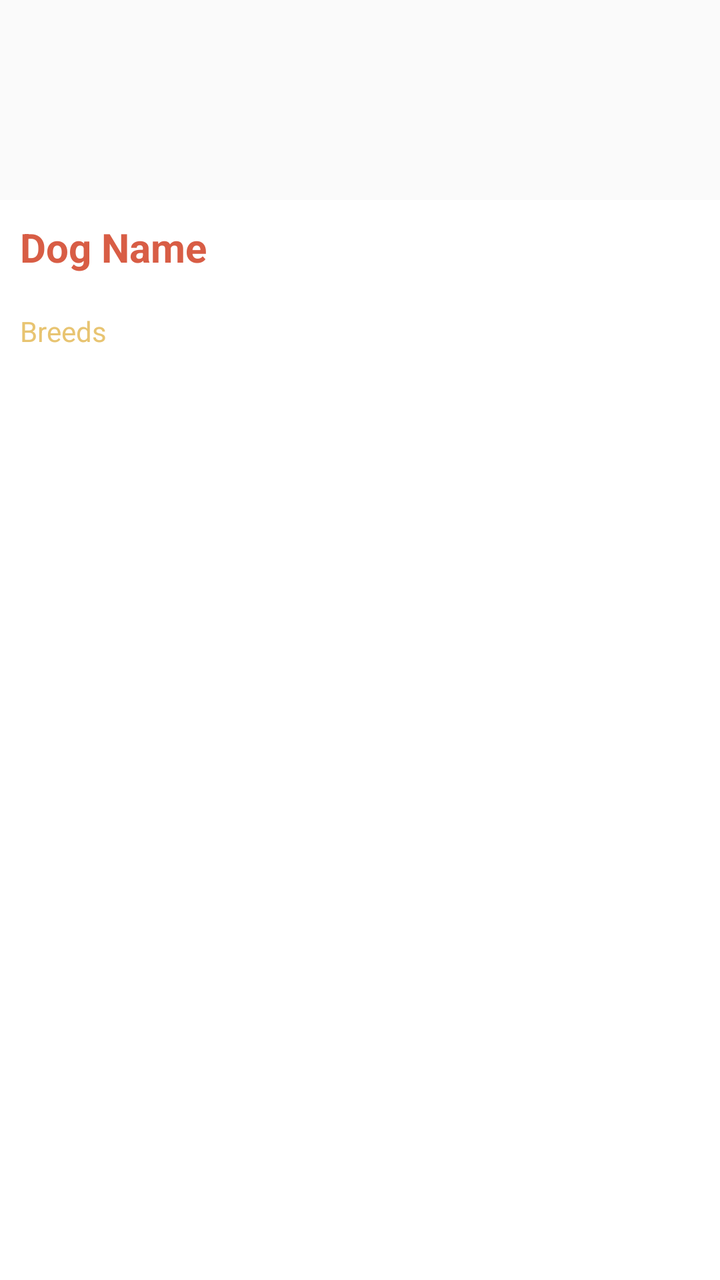
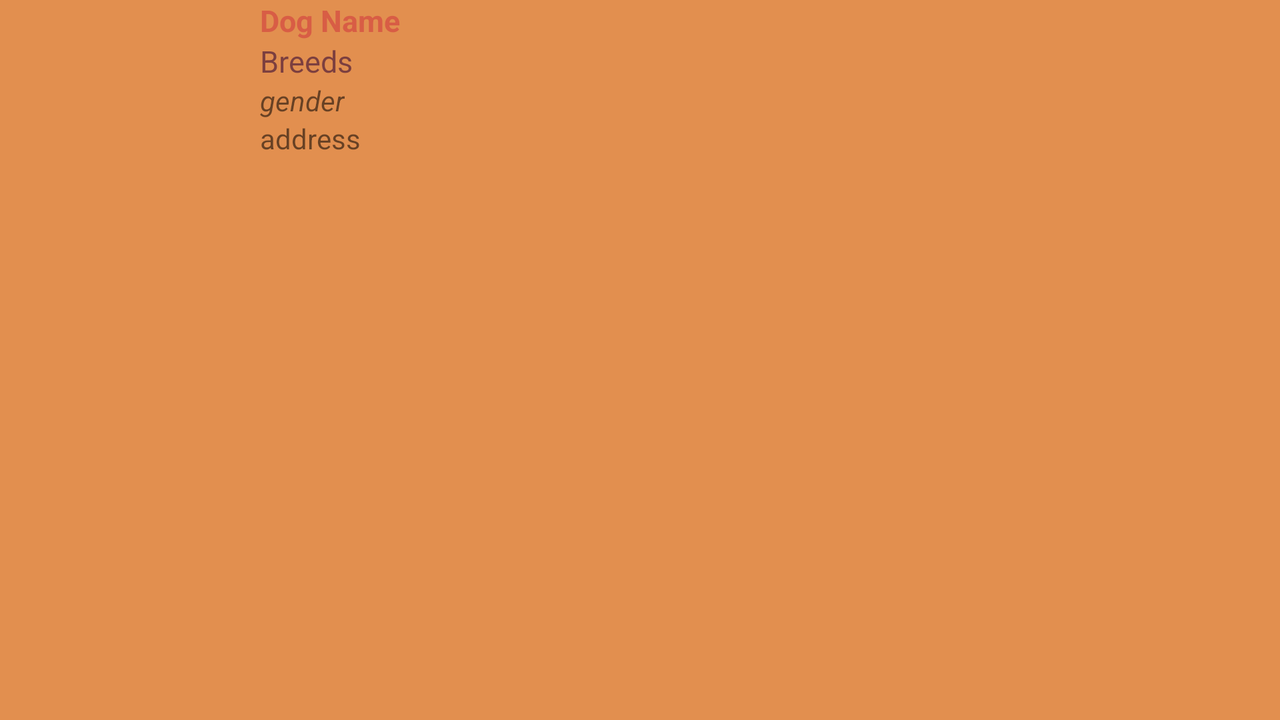

An Android layout and its configuration variant, each rendered on a device that would load it. The default file and the variant file are quoted in full after the pictures.
<!-- AndroidManifest.xml: application theme AppTheme -->
<!-- res/layout/dog_list_item.xml -->
<?xml version="1.0" encoding="utf-8"?>
<LinearLayout xmlns:android="http://schemas.android.com/apk/res/android"
    android:orientation="vertical" android:layout_width="match_parent"
    android:layout_height="wrap_content">

    <ImageView
        android:layout_width="130dp"
        android:layout_height="100dp"
        android:id="@+id/dogImageView"
        android:scaleType="centerCrop"/>

    <LinearLayout
        android:orientation="vertical"
        android:layout_width="match_parent"
        android:background="#ffffff"
        android:layout_height="match_parent"
        android:padding="10dp">

        <TextView
            android:layout_width="wrap_content"
            android:layout_height="wrap_content"
            android:id="@+id/dogNameTextView"
            android:textSize="20dp"
            android:textStyle="bold"
            android:text="Dog Name"
            android:textColor="@color/colorPrimary"/>

        <TextView
            android:layout_width="wrap_content"
            android:layout_height="wrap_content"
            android:id="@+id/dogSexTextView"
            android:layout_below="@+id/dogNameTextView"
            android:layout_alignParentLeft="true"
            android:layout_alignParentStart="true"
            android:textStyle="italic"/>

        <TextView
            android:layout_width="wrap_content"
            android:layout_height="wrap_content"
            android:text="Breeds"
            android:id="@+id/breedsTextView"
            android:layout_alignParentBottom="true"
            android:layout_alignParentRight="true"
            android:textColor="@color/colorAccent"/>

    </LinearLayout>

</LinearLayout>
<!-- resources referenced by this layout -->
<resources>
  <color name="colorAccent">#E8C471</color>
  <color name="colorPrimary">#D85D45</color>
  <style name="AppTheme" parent="Theme.AppCompat.Light.DarkActionBar">
          
          <item name="colorPrimary">@color/colorPrimary</item>
          <item name="colorPrimaryDark">@color/colorPrimaryDark</item>
          <item name="colorAccent">@color/colorAccent</item>
      </style>
  <color name="colorPrimaryDark">#7C3F3F</color>
</resources>
<!-- res/layout-land/dog_list_item.xml (the author's variant of the layout above) -->
<!-- drawn on the phone turned sideways -->
<?xml version="1.0" encoding="utf-8"?>
<LinearLayout xmlns:android="http://schemas.android.com/apk/res/android"
    android:orientation="horizontal"
    android:layout_width="match_parent"
    android:layout_height="wrap_content"
    android:layout_marginBottom="5dp"
    android:background="@color/colorPrimaryLight">

    <ImageView
        android:layout_width="130dp"
        android:layout_height="100dp"
        android:id="@+id/dogImageView"
        android:scaleType="centerCrop"
        android:layout_alignParentTop="true"/>


    <LinearLayout
        android:layout_width="match_parent"
        android:layout_height="match_parent"
        android:orientation="vertical">

        <TextView
            android:layout_width="wrap_content"
            android:layout_height="wrap_content"
            android:id="@+id/dogNameTextView"
            android:textSize="15dp"
            android:textStyle="bold"
            android:layout_alignParentTop="true"
            android:text="Dog Name"
            android:layout_gravity="left"
            android:textColor="@color/colorPrimary"/>

        <TextView
            android:layout_width="wrap_content"
            android:layout_height="wrap_content"
            android:text="Breeds"
            android:textSize="15dp"
            android:id="@+id/breedsTextView"
            android:textColor="@color/colorPrimaryDark"/>

        <TextView
            android:layout_width="wrap_content"
            android:layout_height="wrap_content"
            android:id="@+id/dogSexTextView"
            android:text="gender"
            android:layout_below="@+id/dogNameTextView"
            android:layout_gravity="left"
            android:textStyle="italic"/>

        <TextView
            android:layout_width="wrap_content"
            android:layout_height="wrap_content"
            android:text="address"
            android:id="@+id/addressTextView"
            android:layout_gravity="left" />

    </LinearLayout>

</LinearLayout>
<!-- resources referenced by the variant -->
<!-- as the phone turned sideways resolves them -->
<resources>
  <color name="colorPrimary">#D85D45</color>
  <color name="colorPrimaryDark">#7C3F3F</color>
  <color name="colorPrimaryLight">#E28F4F</color>
  <style name="AppTheme" parent="Theme.AppCompat.Light.DarkActionBar">
          
          <item name="colorPrimary">@color/colorPrimary</item>
          <item name="colorPrimaryDark">@color/colorPrimaryDark</item>
          <item name="colorAccent">@color/colorAccent</item>
      </style>
  <color name="colorAccent">#E8C471</color>
</resources>
